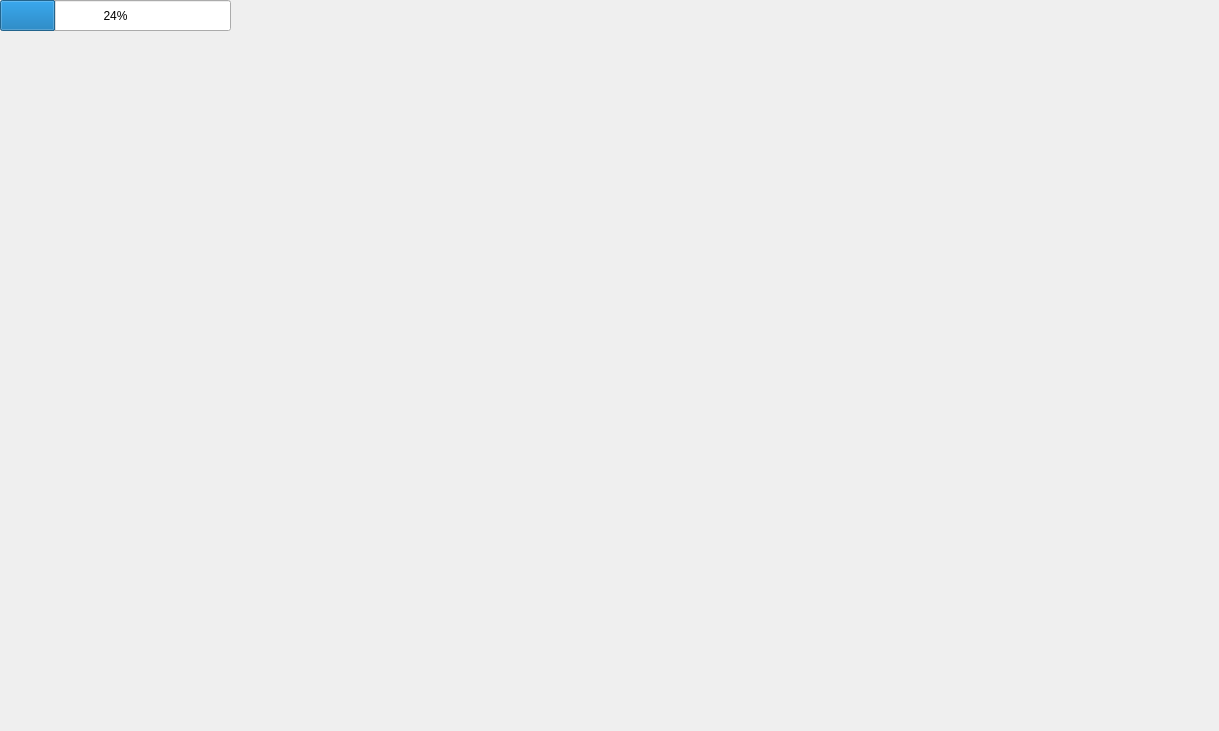
<?xml version="1.0" encoding="UTF-8"?>
<ui version="4.0">
 <class>insaneKarpa</class>
 <widget class="QDialog" name="insaneKarpa">
  <property name="geometry">
   <rect>
    <x>0</x>
    <y>0</y>
    <width>1219</width>
    <height>731</height>
   </rect>
  </property>
  <property name="windowTitle">
   <string>Fight with Karpa</string>
  </property>
  <widget class="QLabel" name="label">
   <property name="geometry">
    <rect>
     <x>0</x>
     <y>-10</y>
     <width>1221</width>
     <height>741</height>
    </rect>
   </property>
   <property name="text">
    <string>&lt;html&gt;&lt;head/&gt;&lt;body&gt;&lt;p&gt;&lt;img src=&quot;:/files_qrc/wallpaper.jpg&quot;/&gt;&lt;/p&gt;&lt;/body&gt;&lt;/html&gt;</string>
   </property>
  </widget>
  <widget class="QProgressBar" name="progressBar">
   <property name="geometry">
    <rect>
     <x>0</x>
     <y>0</y>
     <width>231</width>
     <height>31</height>
    </rect>
   </property>
   <property name="value">
    <number>24</number>
   </property>
  </widget>
  <widget class="QLabel" name="karpa">
   <property name="geometry">
    <rect>
     <x>20</x>
     <y>580</y>
     <width>71</width>
     <height>71</height>
    </rect>
   </property>
   <property name="text">
    <string>&lt;html&gt;&lt;head/&gt;&lt;body&gt;&lt;p&gt;&lt;img src=&quot;:/files_qrc/karpa.png&quot;/&gt;&lt;/p&gt;&lt;/body&gt;&lt;/html&gt;</string>
   </property>
  </widget>
 </widget>
 <resources/>
 <connections/>
</ui>
